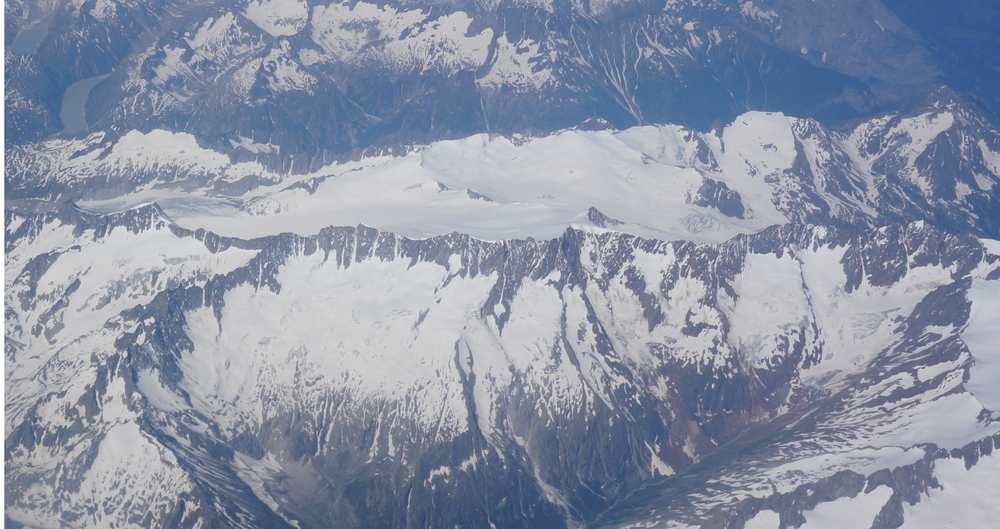
#> input picture frame0_test.png, 1000 x 529 px, shrunk from 1626 x 860 before the run, given in place of the camera
$ python tracking_v2.py
#> lines starting #> are read from the running program, lines starting #| are printed output that depends on the picture; long printed decimals are rounded
import numpy as np
import cv2
import os
import time
from imutils.video import VideoStream
from imutils.video import FPS
import math


class Feature:
    def __init__(self, x, y, patch):
        self.x = x
        self.y = y
        self.patch = patch
        self.active = True

    def compare(self, patch):
        diff = cv2.absdiff(self.patch, patch)
        return np.mean(diff)


def find_features(im, dsize=8):
    feats = []
    corners = cv2.goodFeaturesToTrack(im, 200, 0.01, minDistance=dsize, useHarrisDetector=True)
    if corners is None:
        return []

    for c in corners:
        x = int(c[0][0])
        y = int(c[0][1])
        if x < dsize or x > w - dsize:
            continue

        if y < dsize or y > h - dsize:
            continue

        patch = im[y - dsize // 2:y + dsize // 2, x - dsize // 2:x + dsize // 2]
        feats.append(Feature(x, y, patch))

    return feats

dmax = 64
dsize = 21
min_features = 40

print("[INFO] starting video stream...")
vs = VideoStream(src=0).start()
fps = FPS().start()

frame = vs.read()
#> frame is the input picture: shape (529, 1000, 3); mean B, G, R 165.9, 147.5, 138.9
# grab the frame dimensions and convert it to a blob
h, w = frame.shape[:2]
#> h = 529; w = 1000
gray = cv2.cvtColor(frame, cv2.COLOR_BGR2GRAY)
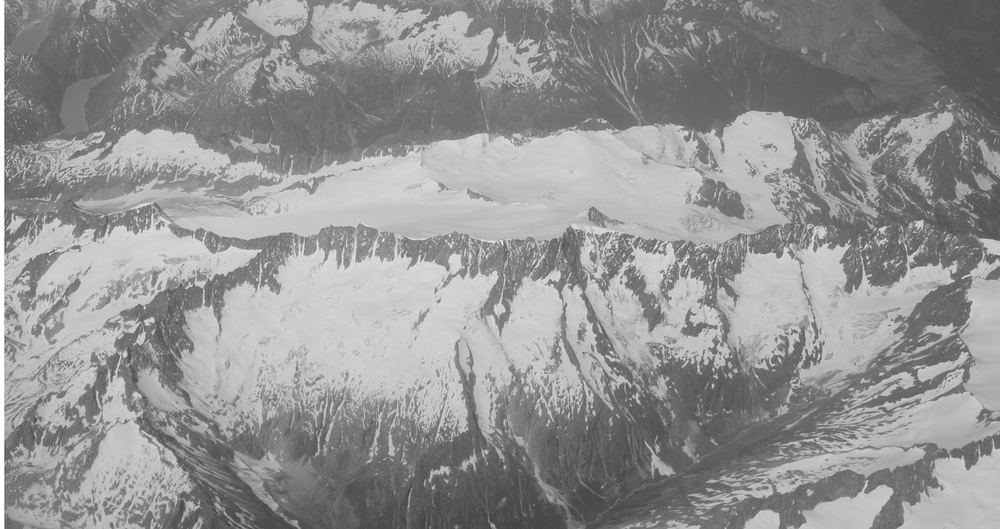
#> gray: shape (529, 1000); min 64, max 255, mean 147.1
features = find_features(gray)
#> in find_features, `corners = cv2.goodFeaturesToTrack(im, 200, 0.01, minDistance=dsize, us..`: corners = 200 rows, first 8: [922, 220], [867, 258], [144, 308], [871, 275], [138, 212], [713, 384], [953, 280], [899, 243]
#> the loop in find_features, `for c in corners:` made 200 passes
#> (x, y) on passes 1 to 3: (922, 220), (867, 258), (144, 308)
#> after the loop in find_features, `for c in corners:`: feats = 190 items
#> features = 190 items
canvas = np.zeros((h, w, 3), dtype=np.uint8)
path = np.zeros((h, w, 3), dtype=np.uint8)

cam_mat = np.array([[733.89854196, 0., 520.27972203],
                    [0., 737.0390798, 254.92903388],
                    [0., 0., 1.]], dtype=np.float32)
dist_coeff = np.array((-0.13740599, 0.90600346, -0.0090014, 0.00825612, -1.70209085), dtype=np.float32)

Rpos = np.eye(3, 3, dtype=np.float32)
Tpos = np.zeros((3, 1), dtype=np.float32)

# loop over the frames from the video stream
while True:
    points1 = []
    points2 = []
    frame = vs.read()
    gray = cv2.cvtColor(frame, cv2.COLOR_BGR2GRAY)

    matches = 0

    for f in features:
        if f.active is False:
            continue
        # do template matching
        roi = gray[f.y - dmax:f.y + dmax, f.x - dmax:f.x + dmax]
        roi_h, roi_w = np.shape(roi)
        if roi_h < dsize or roi_w < dsize:
            f.active = False
            continue
        res = cv2.matchTemplate(roi, f.patch, cv2.TM_CCOEFF_NORMED)
        min_val, max_val, min_loc, max_loc = cv2.minMaxLoc(res)

        if max_val < 0.92:
            f.active = False
            continue

        xn, yn = max_loc
        xn += f.x-dmax
        yn += f.y-dmax
        xn += dsize//2
        yn += dsize//2

        cv2.line(canvas, (f.x, f.y), (xn, yn), (0, 255, 0), 1)
        black = np.ones((h, w, 3), dtype=np.uint8)
        canvas = cv2.subtract(canvas, black)

        points1.append((f.x, f.y))
        points2.append((xn, yn))
        f.x = xn
        f.y = yn
        f.patch = gray[yn - dsize // 2:yn + dsize // 2, xn - dsize // 2:xn + dsize // 2]
        matches += 1
#> this loop made 190 passes
#> (roi_w, min_val, min_loc, xn, yn, f.x, f.y) on passes 1 to 3: (128, -0.81, (78, 119), 928, 226, 928, 226), (128, -0.727, (61, 96), 873, 264, 873, 264), (128, -0.731, (120, 100), 150, 314, 150, 314)
#> pass 1, `roi = gray[f.y - dmax:f.y + dmax, f.x - dmax:f.x + dmax]`:
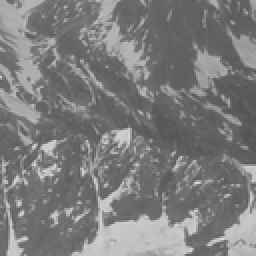
#> roi: shape (128, 128) (shown 2 times larger); min 83, max 215, mean 124.2
#> pass 1, `res = cv2.matchTemplate(roi, f.patch, cv2.TM_CCOEFF_NORMED)`:
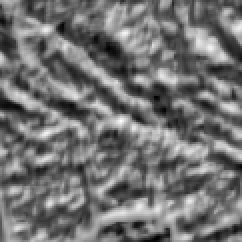
#> res: shape (121, 121) float32 (shown 2 times larger); min -0.81, max 1, mean 0.00465; drawn with min black and max white
#> pass 1, `f.patch = gray[yn - dsize // 2:yn + dsize // 2, xn - dsize // 2:xn + d..`:
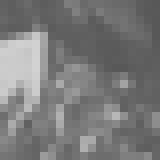
#> f.patch: shape (20, 20) (shown 8 times larger); min 88, max 210, mean 122.1
#> after the loop:
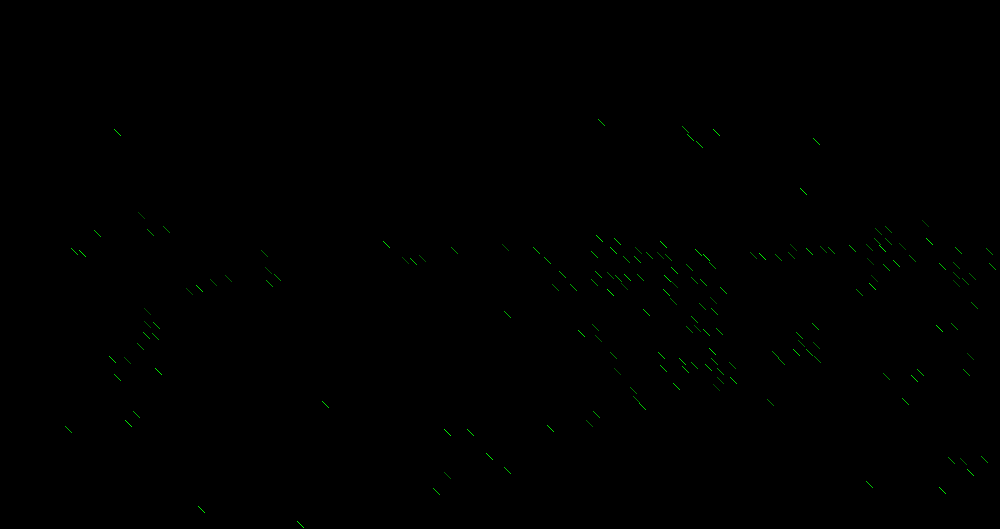
#> canvas: shape (529, 1000, 3); mean of channels 0, 1, 2 0, 0.4, 0; drawn as B, G, R
#> after the loop:
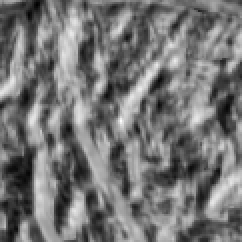
#> res: shape (121, 121) float32 (shown 2 times larger); min -0.899, max 1, mean -0.0241; drawn with min black and max white
#> after the loop:
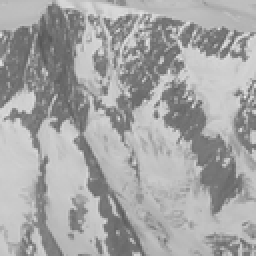
#> roi: shape (128, 128) (shown 2 times larger); min 86, max 231, mean 165.3

    # [6 lines of commented-out code are left out]

    if matches < min_features:
        print("Finding new features..")
        features = find_features(gray)

    if len(points1) > 7:
        points1 = np.reshape(np.array(points1, dtype=np.float32), (-1, 1, 2))
        points1 = cv2.undistortPoints(points1, cam_mat, dist_coeff)
        points2 = np.reshape(np.array(points2, dtype=np.float32), (-1, 1, 2))
        points2 = cv2.undistortPoints(points2, cam_mat, dist_coeff)
        E, mask = cv2.findEssentialMat(points1, points2, cam_mat, method=cv2.RANSAC, prob=0.999, threshold=3.0)
        #retval, mask = cv2.findFundamentalMat(points1, points2, cv2.FM_8POINT)
        #essential, mask = cv2.findEssentialMat(points1, points2, method=cv2.RANSAC, prob=0.999, threshold=3.0)
        points, R, T, newmask = cv2.recoverPose(E, points1, points2, cam_mat)
        #C = np.vstack((np.hstack((r, t)), [0, 0, 0, 1]))
        x1 = float(Tpos[0, 0])*10
        y1 = float(Tpos[1, 0])*10

        Tpos = Tpos + np.dot(Rpos, T)
        Rpos = np.dot(R, Rpos)

        x2 = float(Tpos[0, 0])*10
        y2 = float(Tpos[1, 0])*10
        cv2.line(path, (int(x1 + w / 2), int(y1 + h / 2)), (int(x2 + w / 2), int(y2 + h / 2)), (0, 255, 0), 1)
        print(Tpos)
#| [[-0.557]
#|  [-0.2715]
#|  [ 0.7849]]

    # show the output frame
    frame = cv2.add(frame, canvas)
    cv2.imshow("Canvas", canvas)
    cv2.imshow("Frame", frame)
    cv2.imshow("path", path)
    key = cv2.waitKey(1) & 0xFF
#> (key q is pressed here)

    if key == ord("a"):
        print("Finding new features..")
        features = find_features(gray)

    if key == ord("r"):
        print("Resetting path...")
        Rpos = np.eye(3, 3, dtype=np.float32)
        Tpos = np.zeros((3, 1), dtype=np.float32)
        path = np.zeros((h, w, 3), dtype=np.uint8)

    if key == ord("q"):
        break

    # update the FPS counter
    fps.update()

# stop the timer and display FPS information
fps.stop()
print("[INFO] elapsed time: {:.2f}".format(fps.elapsed()))
print("[INFO] approx. FPS: {:.2f}".format(fps.fps()))

# do a bit of cleanup
cv2.destroyAllWindows()
vs.stop()

$ run again, on frame2.png
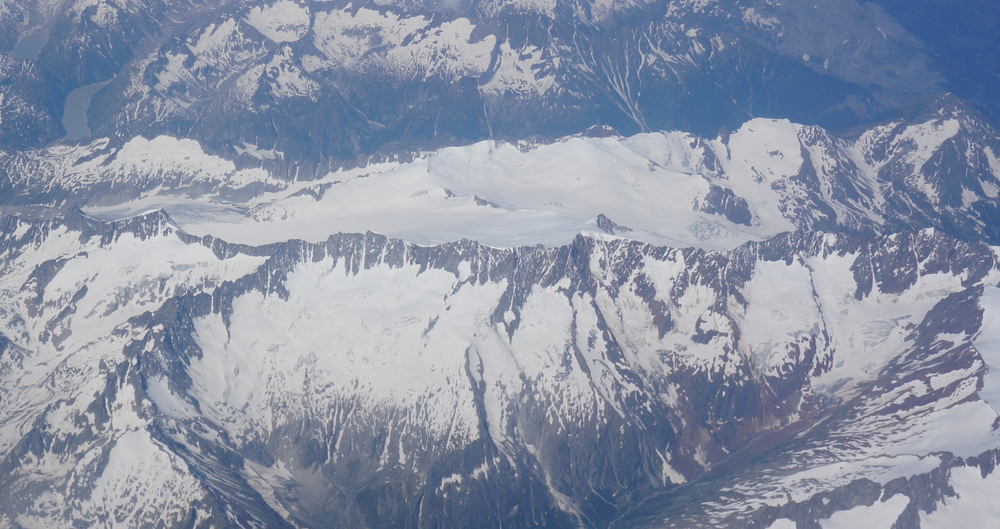
#> input picture frame2.png, 1000 x 529 px, shrunk from 1626 x 860 before the run, given in place of the camera
#> frame is the input picture: shape (529, 1000, 3); mean B, G, R 165.8, 147.2, 138.6
#> corners = 200 rows, first 8: [145, 218], [932, 228], [194, 294], [881, 282], [723, 392], [877, 265], [800, 251], [273, 273]
#> the loop in find_features, `for c in corners:` made 200 passes
#> (x, y) on passes 1 to 3: (145, 218), (932, 228), (194, 294)
#> after the loop in find_features, `for c in corners:`: feats = 197 items
#> the loop `for f in features:` made 197 passes
#> (roi_h, roi_w, f.active) on pass 12: (128, 0, False)
#> pass 1, `roi = gray[f.y - dmax:f.y + dmax, f.x - dmax:f.x + dmax]`:
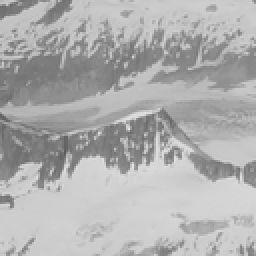
#> roi: shape (128, 128) (shown 2 times larger); min 92, max 230, mean 174.6
#> after the loop `for f in features:`:
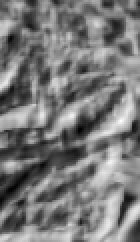
#> res: shape (121, 70) float32 (shown 2 times larger); min -0.898, max 1, mean 0.00771; drawn with min black and max white
#| [[-0.559]
#|  [-0.2594]
#|  [ 0.7875]]
